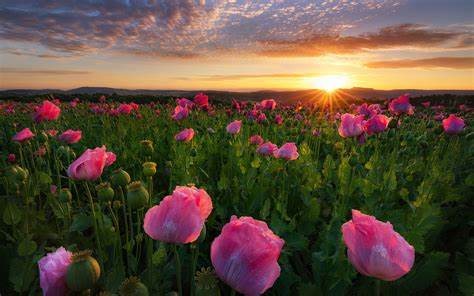
#> input picture img_ProDImag/flores rosas.jpg, 474 x 296 px, found by its file name
$ jupyter execute Proyecto_ProDImag.ipynb
#> lines starting #> are read from the running program, lines starting #| are printed output that depends on the picture; after the words box and inside, x2 and y2 are one past the last pixel; in counts of white or black regions, pixels touching at a corner belong together
# $\color{Teal}{\huge\text{¿Como ven los animales? :)}}$
$\color{pink}{\text{Proyecto final: Procesamiento de Imagenes.}}$ \\
$\color{pink}{\text{Valeria Svetlhana Gutiérrez López}}$ \\
$\color{pink}{\text{Licenciatura en Inteligencia Artificial}}$

[cell 1]
import matplotlib.pyplot as plt
import matplotlib.image as mpimg
import numpy as np
from matplotlib import colormaps
from google.colab.patches import cv2_imshow
import cv2

[cell 2]
#@title Importamos la imagen con la que deseamos trabajar :)

image_path = '/content/flores rosas.jpg'
img = mpimg.imread(image_path)
#> img is the input picture: shape (296, 474, 3); mean R, G, B 93.6, 76.2, 60.3

imgplot = plt.imshow(img)
plt.axis('off')
plt.show()

[cell 3]
#@title Monitos 🐒

img_gray = np.dot(img[...,:3], [0.2989, 0.5870, 0.1140]) #a escala de grises

img_daltonismo_verdoso = img.copy()   #un tipo de daltonismo en monitos
#img_daltonismo_verdoso[:,:,0] = img[:,:,0]
img_daltonismo_verdoso[:,:,1] = img[:,:,0]
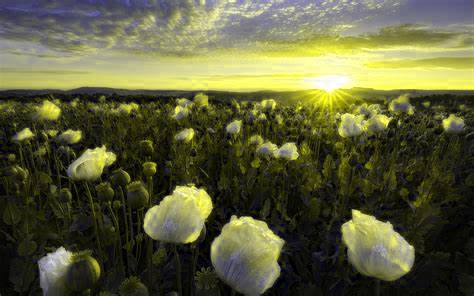
#> img_daltonismo_verdoso: shape (296, 474, 3); mean R, G, B 93.6, 93.6, 60.3

fig, axs = plt.subplots(1, 3, figsize=(15, 5))

axs[0].imshow(img_gray, cmap='gray')
axs[0].axis('off')

axs[1].imshow(img)
axs[1].axis('off')

axs[2].imshow(img_daltonismo_verdoso)
axs[2].axis('off')

plt.tight_layout()
plt.show()

Los monos del Viejo Mundo (África, Asia y Europa) ven el ídem de una forma bastante similar a los humanos:tricromático, azul, verde y rojo, pero los monos americanos registran hasta seis tipos de daltonismo diferente. Al igual que sucede en los humanos, el daltonismo es más frecuente en machos que en hembras.

[cell 4]
#@title Raton 🐁

#esta ya es una funcion para desenfocar, tramposilla yop
imagen_desenfocada = cv2.GaussianBlur(img, (31, 31), 0)
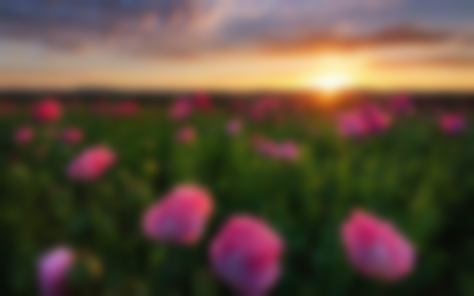
#> imagen_desenfocada: shape (296, 474, 3); mean R, G, B 93.6, 76.2, 60.3

cv2_imshow(imagen_desenfocada)
cv2.waitKey(0)
cv2.destroyAllWindows()

Los ratones tienen una visión extraña. Pueden detectar los minimos movimientos de lo que está lejos de ellos, sin embargo, lo aprecian de manera desenfocada.
Por otro lado, pueden observar de manera más nitida lo que esta cerca a ellos, pero no detectan el movimiento, es decir, si estás inmovil frente a ellos, pueden no percatarse de tu existencia :)

[cell 5]
#@title Gatos 😺
rojo = img[:, :, 0]
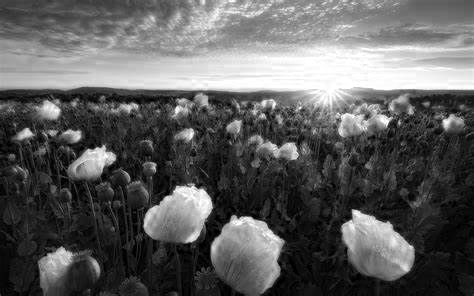
#> rojo: shape (296, 474); min 0, max 255, mean 93.6
verde = img[:, :, 1]
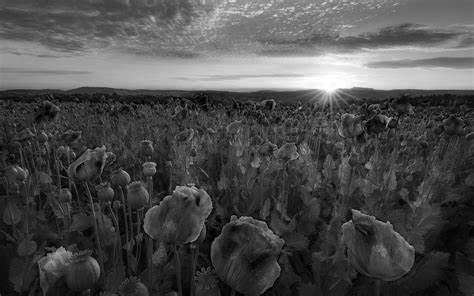
#> verde: shape (296, 474); min 0, max 255, mean 76.2
azul = img[:, :, 2]
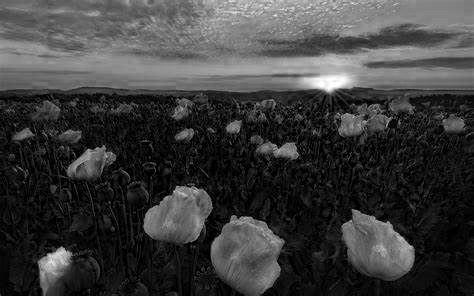
#> azul: shape (296, 474); min 0, max 255, mean 60.3
amarillo = rojo * 2
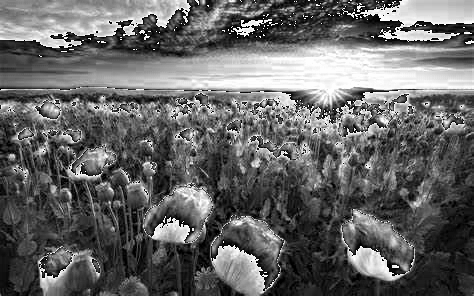
#> amarillo: shape (296, 474); min 0, max 254, mean 101.8

imagen_gatos = np.stack([azul, verde, amarillo], axis=2) #aplico las escalas
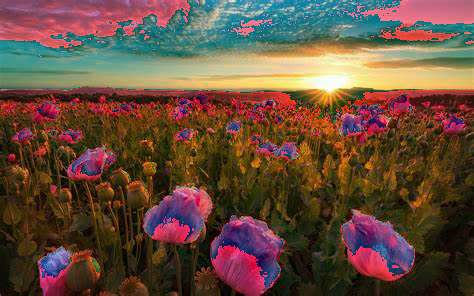
#> imagen_gatos: shape (296, 474, 3); mean B, G, R 60.3, 76.2, 101.8

plt.imshow(imagen_gatos)
plt.axis('off')
plt.show()

Los gatos aprecian las escalas de color azul, verde y amarillo, no siendo capaces de detectar los colores muy saturados o muy brillantes.

Abejas y plantas han coevolucionado durante millones de años, de modo que estas han adaptado los colores de sus pétalos para conseguir que los insectos las perciban fácilmente.

[cell 6]
#@title Caballo 🐎

height, width, _ = img.shape #sacar los valores de la imagen para poder generalizarlo
#> height = 296; width = 474

stripe_width = int(width * 0.1)
#> stripe_width = 47

#aqui nada mas calcule las posiciones de la franja jaja
left_stripe_start = (width // 2) - (stripe_width // 2)
#> left_stripe_start = 214
right_stripe_end = (width // 2) + (stripe_width // 2)
#> right_stripe_end = 260

img_copy = img.copy()
img_copy[:, left_stripe_start:right_stripe_end] = 0
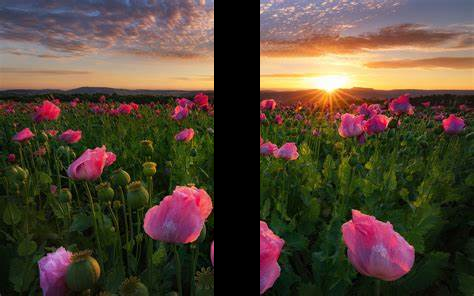
#> img_copy: shape (296, 474, 3); 9.7% of pixels changed, all inside (x1, y1, x2, y2) = (214, 0, 260, 296)

plt.imshow(img_copy)
plt.axis('off')
plt.show()

Los caballos tienen una increíble amplitud de miras, si exceptuamos lo que tienen delante de sus narices. Literalmente no pueden ver lo que está situado entre sus ojos, debido a su visión binocular. Eso explica que suelan mirar al suelo cuando caminan.

[cell 7]
#@title  Serpiente 🐍

gray_img = np.dot(img[...,:3], [0.2989, 0.5870, 0.1140])  #convertir la imagen a escala de grises
gray_img = gray_img / gray_img.max() #normalizar la imagen

colored_img = plt.cm.plasma(gray_img)#mapa de colores
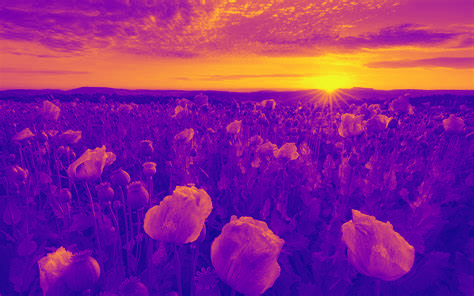
#> colored_img: shape (296, 474, 4) float64; mean of channels 0, 1, 2, 3 0.531, 0.143, 0.553, 1; drawn as R, G, B

plt.imshow(colored_img)
plt.axis('off')
plt.show()

 Las serpientes detectan tanto la luz visible (como lo hacemos nosotros) como la radiación infrarroja de una manera que nos es imposible imaginar. Los expertos estiman que este sofisticado sistema puede detectar cambios de temperatura de tan solo 0.002 grados centígrados.

[cell 8]
#@title Tiburon 🦈

imagen_bn = np.dot(img[..., :3], [0.2989, 0.587, 0.114])

plt.imshow(imagen_bn, cmap='gray')
plt.axis('off')
plt.show()

 Los tiburones no detectan los colores. Además, el ojo del tiburón está diseñado para absorber la máxima cantidad de luz posible, para poder ver en aguas turbulentas. Sin embargo, y aunque puede ver objetos a 20 metros de distancia, su visión no es tan fina como la nuestra.

[cell 9]
#@title Vaca 🐄
gray_img = np.dot(img[...,:3], [0.2989, 0.5870, 0.1140])
gray_img = gray_img / gray_img.max()

colored_img = plt.cm.hot(gray_img)
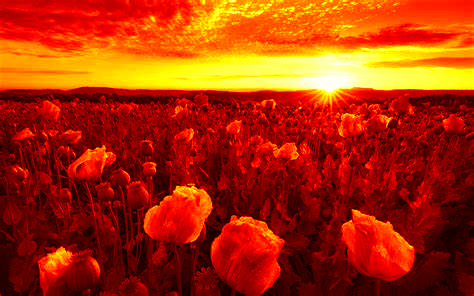
#> colored_img: shape (296, 474, 4) float64; mean of channels 0, 1, 2, 3 0.667, 0.18, 0.0225, 1; drawn as R, G, B

plt.imshow(colored_img)
plt.axis('off')
plt.show()

$ run again, with img_ProDImag/flor morada.jpg copied over img_ProDImag/flores rosas.jpg
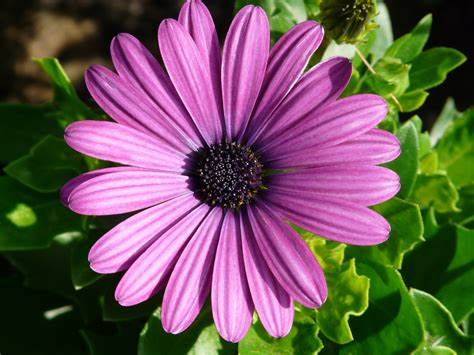
#> input picture img_ProDImag/flor morada.jpg, 474 x 355 px, found by its file name
#> img is the input picture: shape (355, 474, 3); mean R, G, B 109.9, 87.2, 89
#> `imagen_gatos = np.stack([azul, verde, amarillo], axis=2)`:
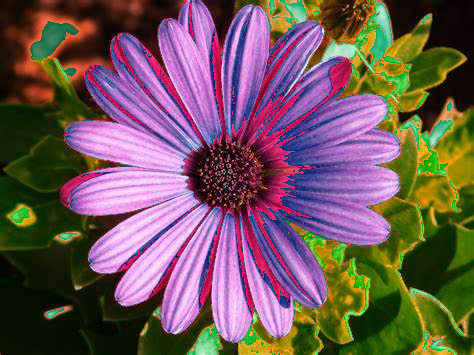
#> imagen_gatos: shape (355, 474, 3); mean B, G, R 89, 87.2, 112.7
#> img_copy: shape (355, 474, 3); 9.7% of pixels changed, all inside (x1, y1, x2, y2) = (214, 0, 260, 355)
#> `colored_img = plt.cm.hot(gray_img)`:
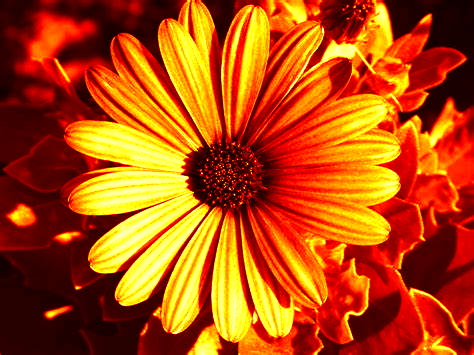
#> colored_img: shape (355, 474, 4) float64; mean of channels 0, 1, 2, 3 0.711, 0.296, 0.0359, 1; drawn as R, G, B

$ run again, with img_ProDImag/flor amarilla.webp saved as img_ProDImag/flores rosas.jpg
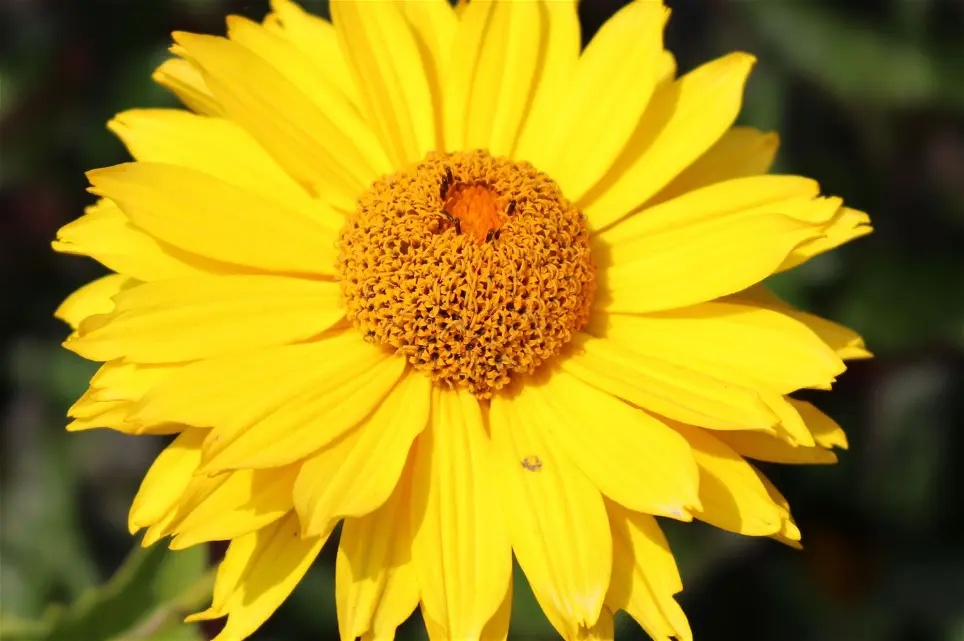
#> input picture img_ProDImag/flor amarilla.webp, 964 x 641 px, found by its file name
#> img is the input picture: shape (641, 964, 3); mean R, G, B 168.3, 144.5, 22
#> img_copy: shape (641, 964, 3); 9.96% of pixels changed, all inside (x1, y1, x2, y2) = (434, 0, 530, 641)
#> `colored_img = plt.cm.hot(gray_img)`:
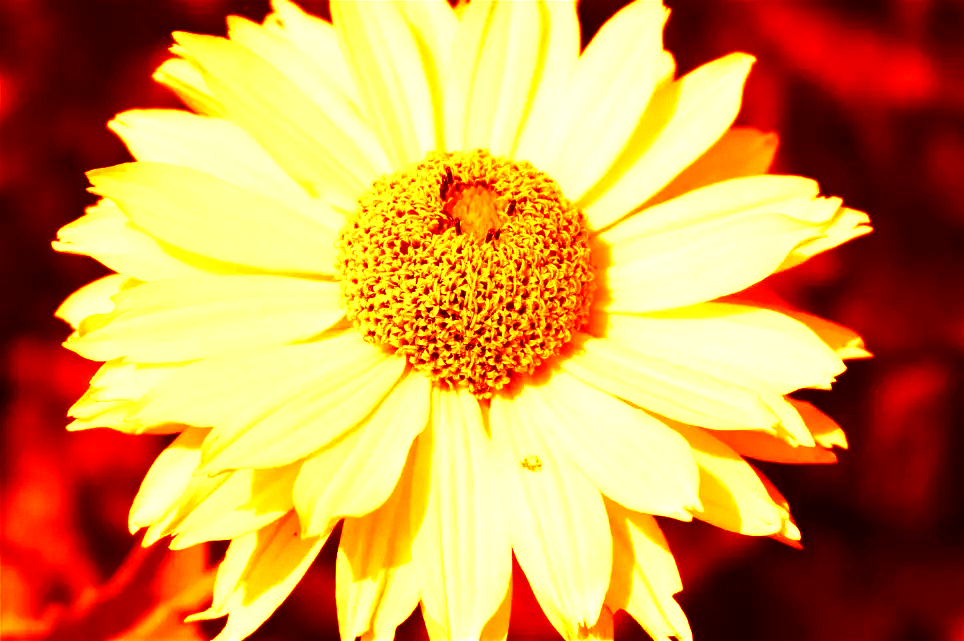
#> colored_img: shape (641, 964, 4) float64; mean of channels 0, 1, 2, 3 0.81, 0.586, 0.296, 1; drawn as R, G, B
